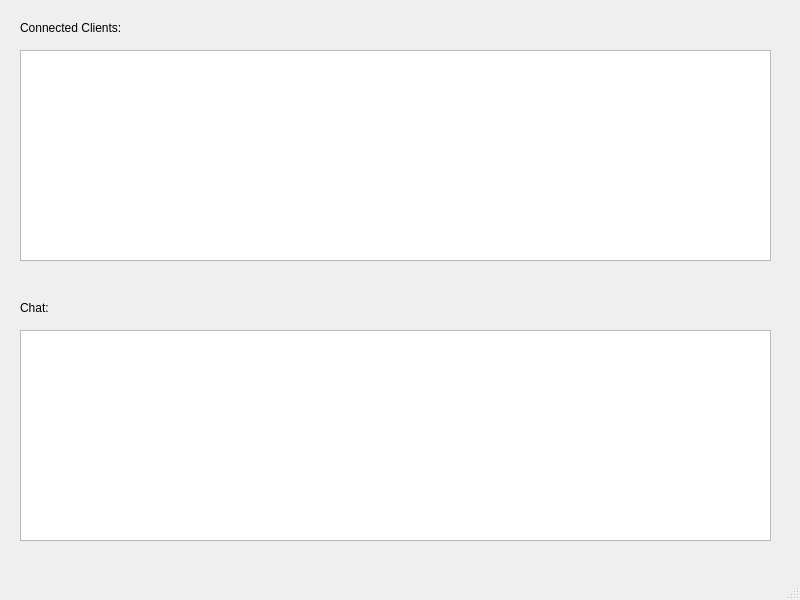
<?xml version="1.0" encoding="UTF-8"?>
<ui version="4.0">
 <class>MainWindow</class>
 <widget class="QMainWindow" name="MainWindow">
  <property name="geometry">
   <rect>
    <x>0</x>
    <y>0</y>
    <width>800</width>
    <height>600</height>
   </rect>
  </property>
  <property name="windowTitle">
   <string>Server</string>
  </property>
  <widget class="QWidget" name="centralwidget">
   <widget class="QLabel" name="label">
    <property name="geometry">
     <rect>
      <x>20</x>
      <y>20</y>
      <width>131</width>
      <height>16</height>
     </rect>
    </property>
    <property name="text">
     <string>Connected Clients:</string>
    </property>
   </widget>
   <widget class="QTextBrowser" name="textBrowser">
    <property name="geometry">
     <rect>
      <x>20</x>
      <y>50</y>
      <width>751</width>
      <height>211</height>
     </rect>
    </property>
   </widget>
   <widget class="QLabel" name="label_2">
    <property name="geometry">
     <rect>
      <x>20</x>
      <y>300</y>
      <width>53</width>
      <height>16</height>
     </rect>
    </property>
    <property name="text">
     <string>Chat:</string>
    </property>
   </widget>
   <widget class="QTextBrowser" name="textBrowser_2">
    <property name="geometry">
     <rect>
      <x>20</x>
      <y>330</y>
      <width>751</width>
      <height>211</height>
     </rect>
    </property>
   </widget>
  </widget>
  <widget class="QStatusBar" name="statusbar"/>
 </widget>
 <resources/>
 <connections/>
</ui>
